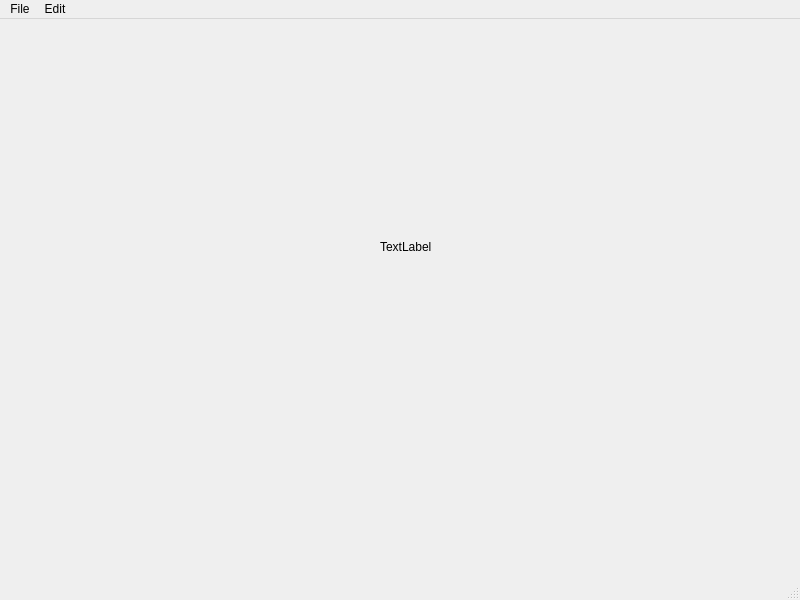
<?xml version="1.0" encoding="UTF-8"?>
<ui version="4.0">
 <class>MainWindow</class>
 <widget class="QMainWindow" name="MainWindow">
  <property name="geometry">
   <rect>
    <x>0</x>
    <y>0</y>
    <width>800</width>
    <height>600</height>
   </rect>
  </property>
  <property name="windowTitle">
   <string>MainWindow</string>
  </property>
  <widget class="QWidget" name="centralwidget">
   <widget class="QLabel" name="label">
    <property name="geometry">
     <rect>
      <x>380</x>
      <y>220</y>
      <width>55</width>
      <height>16</height>
     </rect>
    </property>
    <property name="text">
     <string>TextLabel</string>
    </property>
   </widget>
  </widget>
  <widget class="QMenuBar" name="menubar">
   <property name="geometry">
    <rect>
     <x>0</x>
     <y>0</y>
     <width>800</width>
     <height>26</height>
    </rect>
   </property>
   <widget class="QMenu" name="menuFile">
    <property name="title">
     <string>File</string>
    </property>
    <addaction name="actionNew"/>
    <addaction name="separator"/>
    <addaction name="actionSave"/>
    <addaction name="separator"/>
    <addaction name="actionExit"/>
   </widget>
   <widget class="QMenu" name="menuEdit">
    <property name="title">
     <string>Edit</string>
    </property>
    <addaction name="actionCopy"/>
    <addaction name="separator"/>
    <addaction name="actionPaste"/>
   </widget>
   <addaction name="menuFile"/>
   <addaction name="menuEdit"/>
  </widget>
  <widget class="QStatusBar" name="statusbar"/>
  <action name="actionNew">
   <property name="text">
    <string>New</string>
   </property>
   <property name="statusTip">
    <string>Create new file</string>
   </property>
   <property name="shortcut">
    <string>Ctrl+N</string>
   </property>
  </action>
  <action name="actionSave">
   <property name="text">
    <string>Save</string>
   </property>
   <property name="statusTip">
    <string>Save current file</string>
   </property>
  </action>
  <action name="actionExit">
   <property name="text">
    <string>Exit</string>
   </property>
  </action>
  <action name="actionCopy">
   <property name="text">
    <string>Copy</string>
   </property>
   <property name="statusTip">
    <string>Copy a file</string>
   </property>
  </action>
  <action name="actionPaste">
   <property name="text">
    <string>Paste</string>
   </property>
   <property name="statusTip">
    <string>Paste a file</string>
   </property>
   <property name="shortcut">
    <string>Ctrl+V</string>
   </property>
  </action>
 </widget>
 <resources/>
 <connections/>
</ui>
